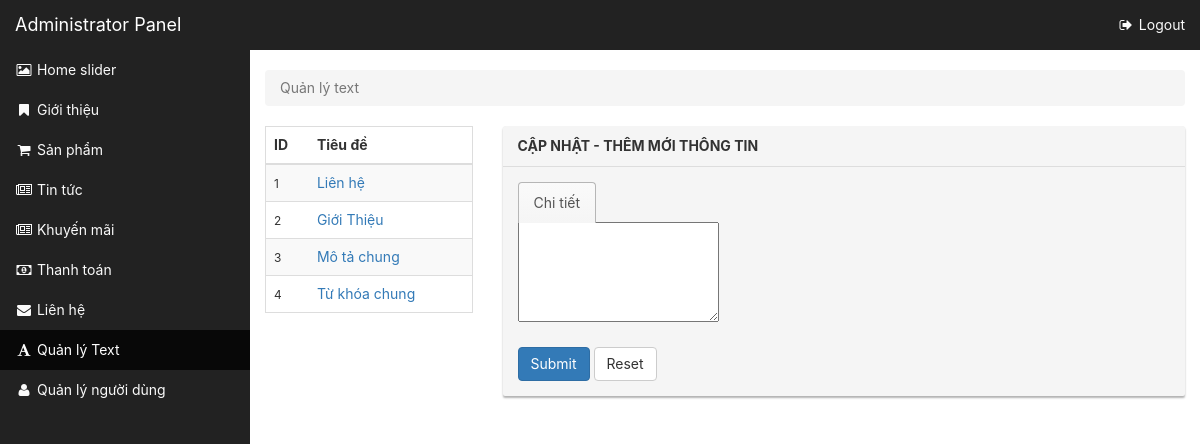
/admin@@/index.php?act=qtext (signed in), run on the app's committed database.
### tables this page shows
CREATE TABLE IF NOT EXISTS `qtext` (
  `id` int(11) NOT NULL auto_increment,
  `name` varchar(50) default '',
  `title` text NOT NULL,
  `content` longtext NOT NULL,
  `eContent` longtext NOT NULL,
  PRIMARY KEY  (`id`)
);

### inc/class_db.php (called while the page is built, shortened)
<?php
class DB
{
    static $conn;
    static function connect( $hostname, $username, $password, $database ) {
        self::$conn = @mysql_connect( $hostname, $username, $password ) or die( "DB connect failed: " . mysql_error() );
    }
    public static function error() {
        return mysql_error( self::$conn );
    }
    public static function execute( $sql ) {
        $result = mysql_query( $sql, self::$conn );
        return $result;
    }
    public static function select( $sql ) {
        $result = self::execute( $sql ) or die( "DB query failed:" . mysql_error() );
        $array = array();
        while ( $row = mysql_fetch_object( $result ) ) {
            $props = (array) $row;
            foreach ($props as $key => $value) {
                if ( is_string( $value ) ) {
                    $row->{$key} = stripslashes( $value );
                }
            }
            $array[] = $row;
        }
        return $array;
    }
}

### inc/misc.php (called while the page is built, shortened)
<?php
function gett( $key ) {
    return isset( $_GET[$key] ) ? $_GET[$key] : FALSE;
}

### admin@@/actions/qtext.php (the view, shortened to what this page needs)
<?php
$table = 'qtext';
$list_url = "index.php?act=".gett('act');
$list = DB::select("SELECT * FROM {$table} ORDER BY id ASC");
$edit_id = gett('eid');
?>
<div class="row">
    <div class="col-lg-3">
        <div class="table-responsive">
            <table class="table table-bordered table-striped">
                <thead>
                    <tr>
                        <th>ID</th>
                        <th>Tiêu đề</th>
                    </tr>
                </thead>
                <tbody>
                    <?
                    foreach ($list as $row) {
                        extract((array)$row);
                        $edit_url = "{$list_url}&eid={$id}";
                    ?>
                        <tr class="<?= $edit_id==$id ? 'warning' : '' ?>">
                            <td>
                                <small><?= $id ?></small>
                            </td>
                            <td>
                                <a href="<?= $edit_url ?>"><?= $title ?></a>
                            </td>
                        </tr>
                    <? } ?>
                </tbody>
            </table>
        </div>
    </div>
    <div class="col-lg-9">
        <form enctype="multipart/form-data" method="post">
            <div class="panel panel-default">
                <div class="panel-heading">
                    Cập nhật - Thêm mới thông tin
                </div>
                <div class="panel-body">
                    <ul class="nav nav-tabs">
                        <li class="active"><a href="#vietnamese" data-toggle="tab">Chi tiết</a></li>
                    </ul>
                    <div class="tab-content">
                        <div class="tab-pane active" id="vietnamese">
                        </div>
                    </div>
                    <br>
                    <? if ( $edit_id ) { ?>
                        <button type="submit" class="btn btn-primary">Update</button>
                    <? } else { ?>
                        <button type="submit" class="btn btn-primary">Submit</button>
                    <? } ?>
                    <button type="reset" class="btn btn-default" id="reset">Reset</button>
                </div>
            </div>
        </form>
    </div>
</div>

### css/admin.css (style rules this page uses)
.panel-default { border:0;overflow:hidden;border-radius:2px;background:#f5f5f5;box-shadow:0 2px 2px rgba(0,0,0,0.3) }
.panel-default .panel-heading { font-weight:700;text-transform:uppercase }
.nav-tabs { z-index:2;border-bottom:0 }
.nav-tabs>li>a,.nav-tabs>li>a:hover { border-color:transparent;background:transparent;border-width:1px 1px 0 }
.nav-tabs>li.active>a,.nav-tabs>li.active>a:hover { border-color:#b6b6b6;border-width:1px 1px 0;background-color:#fafafa;background-image:-webkit-linear-gradient(#fafafa,#f5f5f5);background-image:-webkit-linear-gradient(#fafafa, #f5f5f5);background-image:linear-gradient(#fafafa,#f5f5f5) }
body { font-family:system, -apple-system, ".SFNSDisplay-Regular", 'Helvetica Neue', 'Segoe UI', Arial, sans-serif }
@media (min-width: 768px) { body { padding:70px 0 0 250px } }
.table-bordered>tbody>tr>td,.table-bordered>tbody>tr>th,.table-bordered>tfoot>tr>td,.table-bordered>tfoot>tr>th,.table-bordered>thead>tr>td,.table-bordered>thead>tr>th { border-left-width:0;border-right-width:0 }
td.text-center,td[align=center],td { vertical-align:middle !important }

### data on the page
qtext: id "1", title "Liên hệ"
qtext: id "2", title "Giới Thiệu"
qtext: id "3", title "Mô tả chung"
qtext: id "4", title "Từ khóa chung"

### other printed values
$item->text "Home slider"
$item->text "Giới thiệu"
$item->text "Sản phẩm"
$item->text "Tin tức"
$item->text "Khuyến mãi"
$item->text "Thanh toán"
$item->text "Liên hệ"
$item->text "Quản lý Text"
$item->text "Quản lý người dùng"
$text "Quản lý text"
